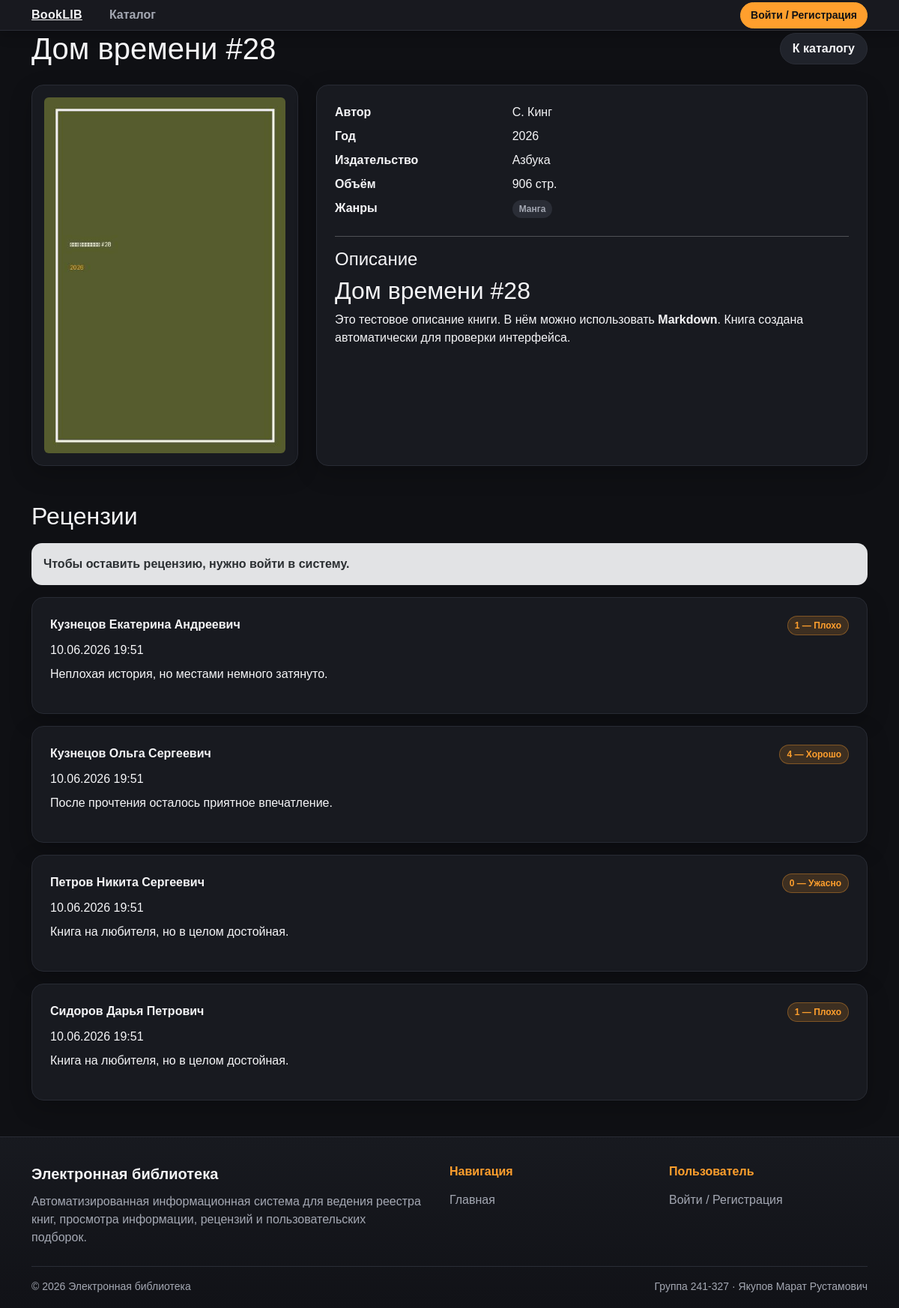
The page /books/28/ on the database its author committed.
### books/models.py (models this page shows, shortened)
class Book(models.Model):
    title = models.CharField(max_length=255)
    description = models.TextField()
    year = models.IntegerField()
    publisher = models.CharField(max_length=255)
    author = models.CharField(max_length=255)
    pages = models.IntegerField()
    genres = models.ManyToManyField(
        Genre
    )
    created_at = models.DateTimeField(
        auto_now_add=True
    )

class Cover(models.Model):
    book = models.OneToOneField(
        Book,
        on_delete=models.CASCADE,
        related_name='cover'
    )
    image = models.ImageField(
        upload_to='covers/'
    )
    file_name = models.CharField(
        max_length=255
    )
    mime_type = models.CharField(
        max_length=100
    )
    md5_hash = models.CharField(
        max_length=32
    )

class Genre(models.Model):
    name = models.CharField(
        max_length=100,
        unique=True
    )

### reviews/models.py (models this page shows)
class Review(models.Model):
    SCORE_CHOICES = (
        (5, 'Отлично'),
        (4, 'Хорошо'),
        (3, 'Удовлетворительно'),
        (2, 'Неудовлетворительно'),
        (1, 'Плохо'),
        (0, 'Ужасно'),
    )
    book = models.ForeignKey(
        Book,
        on_delete=models.CASCADE
    )
    user = models.ForeignKey(
        User,
        on_delete=models.CASCADE
    )
    score = models.IntegerField(
        choices=SCORE_CHOICES
    )
    text = models.TextField()
    created_at = models.DateTimeField(
        auto_now_add=True
    )
    class Meta:
        unique_together = ('book', 'user')

### users/models.py (models this page shows, shortened)
class Profile(models.Model):
    user = models.OneToOneField(
        User,
        on_delete=models.CASCADE
    )
    role = models.ForeignKey(
        Role,
        on_delete=models.CASCADE
    )
    middle_name = models.CharField(
        max_length=100,
        blank=True
    )

### books/views.py (the view)
# urls.py: path('books/<int:pk>/', views.book_detail, name='book_detail'),
def book_detail(request, pk):
    book = get_object_or_404(
        Book.objects.prefetch_related('genres').select_related('cover'),
        pk=pk
    )
    reviews = list(
        Review.objects
        .filter(book=book)
        .select_related('user', 'user__profile')
        .order_by('-created_at')
    )
    for review in reviews:
        review.html_text = markdown_to_safe_html(review.text)
    user_review = None
    user_collections = None
    can_review = False
    if request.user.is_authenticated:
        user_review = Review.objects.filter(book=book, user=request.user).first()
        can_review = has_role(request.user, ['Пользователь', 'Модератор', 'Администратор'])
        if has_role(request.user, ['Пользователь']):
            user_collections = Collection.objects.filter(user=request.user).order_by('title')
    html_description = markdown_to_safe_html(book.description)
    return render(request, 'books/book_detail.html', {
        'book': book,
        'reviews': reviews,
        'user_review': user_review,
        'user_collections': user_collections,
        'html_description': html_description,
        'role': get_role(request.user),
        'can_review': can_review,
    })

### books/views.py (called while the page is built)
def markdown_to_safe_html(value):
    html = markdown.markdown(value or '', extensions=['extra', 'nl2br'])
    clean_html = bleach.clean(
        html,
        tags=ALLOWED_MARKDOWN_TAGS,
        attributes=ALLOWED_MARKDOWN_ATTRIBUTES,
        strip=True,
    )
    return mark_safe(clean_html)

def get_role(user):
    if not user.is_authenticated:
        return None
    if user.is_superuser:
        return 'Администратор'
    profile = getattr(user, 'profile', None)
    return profile.role.name if profile and profile.role else None

### books/templates/books/book_detail.html (shortened to what this page needs)
{% extends 'base.html' %}
{% block content %}
<div class="d-flex justify-content-between align-items-center mb-4 flex-wrap gap-2">
    <h1 class="mb-0">{{ book.title }}</h1>
    <div class="d-flex gap-2 flex-wrap">
        <a href="{% url 'home' %}" class="btn btn-outline-light">К каталогу</a>
    </div>
</div>
<div class="row g-4 mb-5">
    <div class="col-md-4">
        <div class="card-dark p-3">
            {% if book.cover %}
                <img src="{{ book.cover.image.url }}" class="img-fluid rounded" alt="{{ book.title }}">
            {% else %}
                <div class="empty-cover">Обложка не загружена</div>
            {% endif %}
        </div>
    </div>
    <div class="col-md-8">
        <div class="card-dark p-4 h-100">
            <dl class="row mb-0">
                <dt class="col-sm-4">Автор</dt>
                <dd class="col-sm-8">{{ book.author }}</dd>
                <dt class="col-sm-4">Год</dt>
                <dd class="col-sm-8">{{ book.year }}</dd>
                <dt class="col-sm-4">Издательство</dt>
                <dd class="col-sm-8">{{ book.publisher }}</dd>
                <dt class="col-sm-4">Объём</dt>
                <dd class="col-sm-8">{{ book.pages }} стр.</dd>
                <dt class="col-sm-4">Жанры</dt>
                <dd class="col-sm-8">
                    {% for genre in book.genres.all %}
                        <span class="badge text-bg-secondary">{{ genre.name }}</span>
                    {% empty %}
                        —
                    {% endfor %}
                </dd>
            </dl>
            <hr>
            <h2 class="h4">Описание</h2>
            <div class="markdown-body">
                {{ html_description }}
            </div>
        </div>
    </div>
</div>
<div class="d-flex justify-content-between align-items-center mb-3 flex-wrap gap-2">
    <h2 class="mb-0">Рецензии</h2>
</div>
{% if user_review %}
    <div class="alert alert-info d-flex justify-content-between align-items-center flex-wrap gap-2">
        <span>Вы уже оставили рецензию на эту книгу. Ниже она отображается в общем списке рецензий.</span>
        <a href="{% url 'review_update' book.pk %}" class="btn btn-sm btn-outline-primary">Редактировать рецензию</a>
    </div>
{% elif not user.is_authenticated %}
    <div class="alert alert-secondary">
        Чтобы оставить рецензию, нужно войти в систему.
    </div>
{% endif %}
<div class="row g-3">
    {% for review in reviews %}
        <div class="col-12">
            <div class="card-dark p-4">
                <div class="d-flex justify-content-between flex-wrap gap-2 mb-2">
                    <strong>
                        {{ review.user.last_name }} {{ review.user.first_name }}{% if review.user.profile.middle_name %} {{ review.user.profile.middle_name }}{% endif %}
                    </strong>
                    <span class="badge badge-rating">{{ review.score }} — {{ review.get_score_display }}</span>
                </div>
                <div class="text-muted-custom mb-2">
                    {{ review.created_at|date:'d.m.Y H:i' }}
                </div>
                <div class="markdown-body">
                    {{ review.html_text }}
                </div>
            </div>
        </div>
    {% empty %}
        <p>Рецензий пока нет.</p>
    {% endfor %}
</div>
{% endblock %}

### static/css/main.css (style rules this page uses)
:root { --bg: #0f1014; --panel: #181a20; --panel-2: #20232b; --panel-3: #2a2d36; --text: #f5f5f7; --muted: #a4a8b3; --accent: #ff9f2d; --accent-hover: #ffb14a; --danger: #ff4d4f; --radius: 16px; }
body { background: var(--bg); color: var(--text); font-family: Arial, sans-serif; }
.btn { border-radius: 999px; font-weight: 700; padding: 8px 16px; border-width: 1px; transition: 0.2s ease; }
.btn-outline-light { color: var(--text); border-color: var(--panel-3); background: var(--panel-2); }
.card-dark { background: var(--panel); border: 1px solid #282b34; border-radius: var(--radius); overflow: hidden; box-shadow: 0 10px 30px rgba(0, 0, 0, 0.22); transition: 0.2s ease; }
.badge { border-radius: 999px; font-weight: 600; padding: 6px 9px; }
.text-bg-secondary { background: var(--panel-3) !important; color: var(--muted) !important; }
.badge-rating { background: rgba(255, 159, 45, 0.16); color: var(--accent); border: 1px solid rgba(255, 159, 45, 0.35); }
.alert { border-radius: 14px; border: none; font-weight: 600; }
.btn, .card-dark, .footer-link, .auth-tab { transition: background-color 0.2s ease, color 0.2s ease, border-color 0.2s ease, box-shadow 0.2s ease; }

### rows shown on the page
Book: title "Дом времени #28", cover.image (picture), author "С. Кинг", year "2026", publisher "Азбука", pages "906", title "Дом времени #28 Это тестовое описание книги. В нём можно использовать Markdown . Книга создана автоматически для проверки интерфейса."
Genre: name "Манга"
Review: user.last_name "Кузнецов", user.first_name "Екатерина", user.profile.middle_name "Андреевич", score "1", score "Плохо", created_at "10.06.2026 19:51", html_text "Неплохая история, но местами немного затянуто."
Review: user.last_name "Кузнецов", user.first_name "Ольга", user.profile.middle_name "Сергеевич", score "4", score "Хорошо", created_at "10.06.2026 19:51", html_text "После прочтения осталось приятное впечатление."
Review: user.last_name "Петров", user.first_name "Никита", user.profile.middle_name "Сергеевич", score "0", score "Ужасно", created_at "10.06.2026 19:51", html_text "Книга на любителя, но в целом достойная."
Review: user.last_name "Сидоров", user.first_name "Дарья", user.profile.middle_name "Петрович", score "1", score "Плохо", created_at "10.06.2026 19:51", html_text "Книга на любителя, но в целом достойная."
